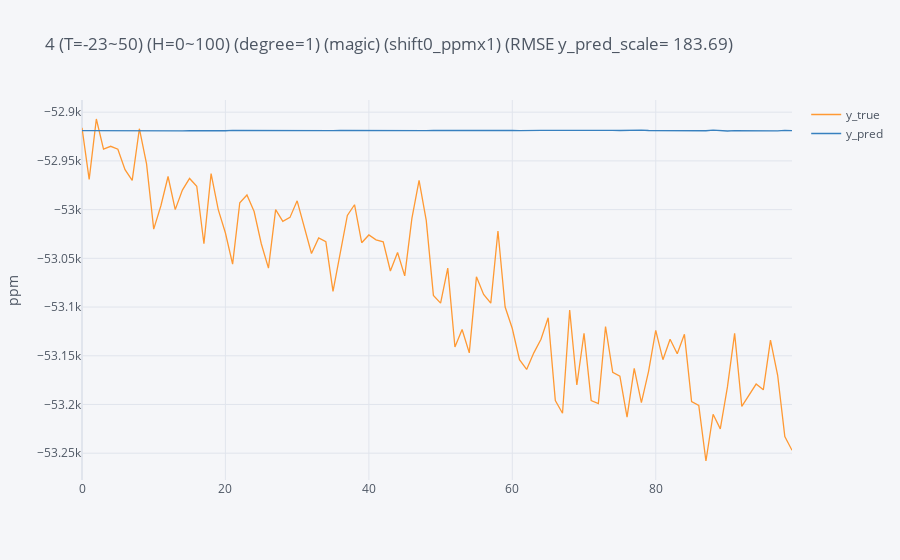
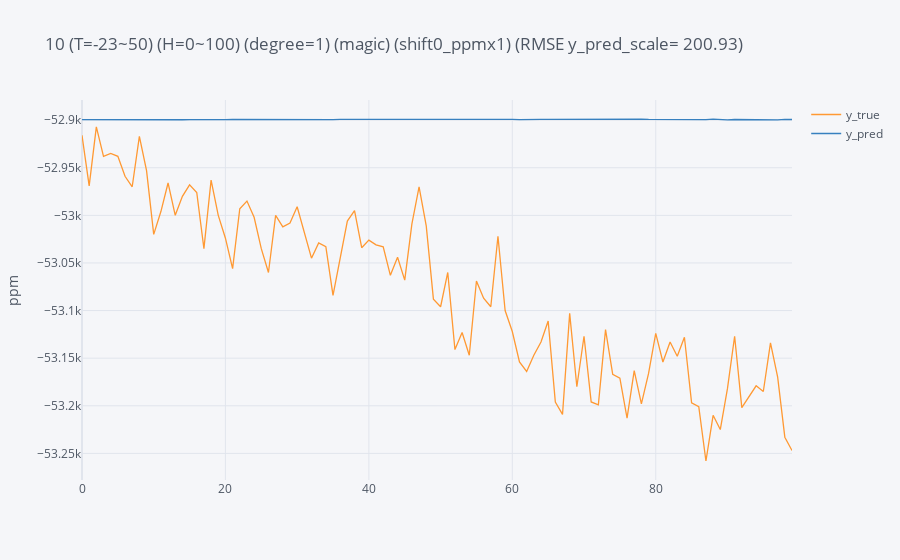
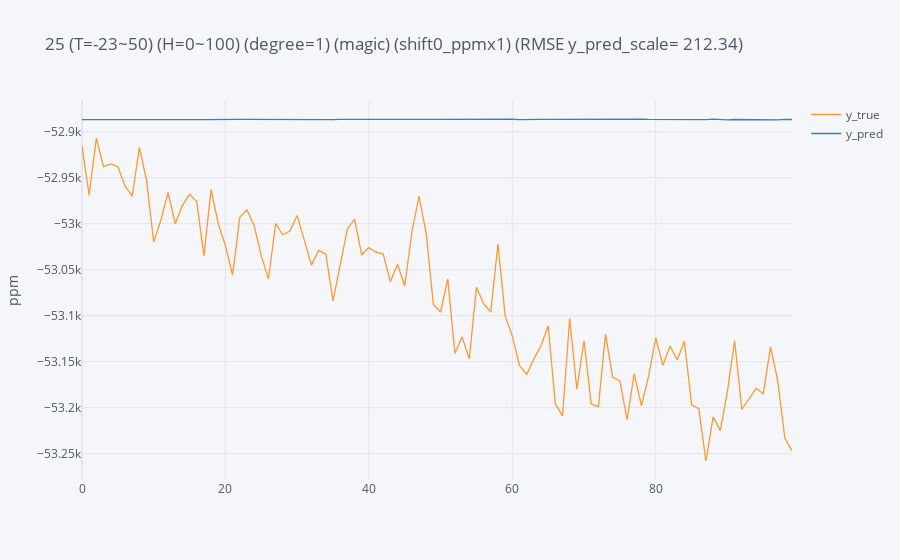
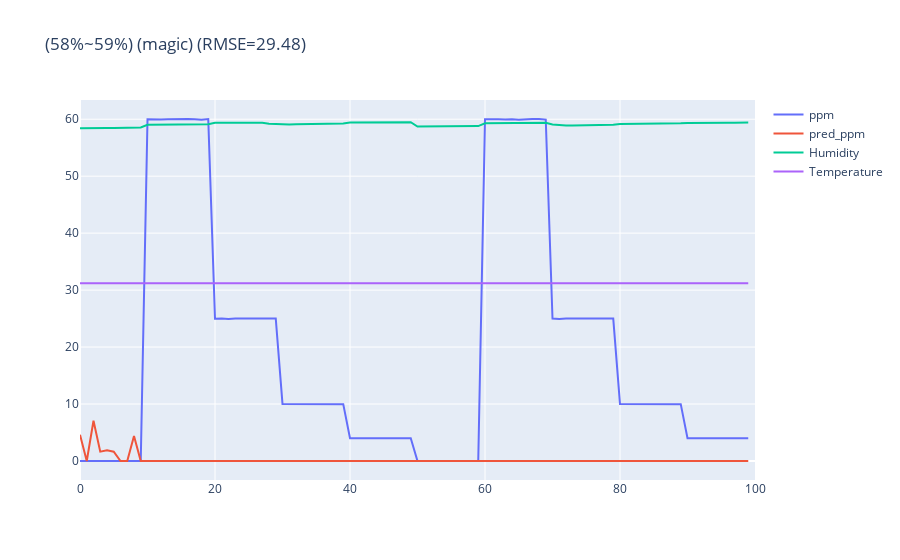

The cell these charts' notebook holds for them, in order:
### Code cell
# load training data
dk_0C = df_0C.copy().reset_index(drop=True)
dk_10C = df_10C.copy().reset_index(drop=True)
dk_20C = df_20C.copy().reset_index(drop=True)
dk_30C = df_30C.copy().reset_index(drop=True)
dk_40C = df_40C.copy().reset_index(drop=True)

# copy testing data
dk_test_30C_1 = df_test_30C_1.copy().reset_index(drop=True)
dk_test_30C_2 = df_test_30C_2.copy().reset_index(drop=True)
# dk_test_30C_3 = df_test_30C_3.copy().reset_index(drop=True)
# dk_test_30C_4 = df_test_30C_4.copy().reset_index(drop=True)
# dk_test_30C_5 = df_test_30C_5.copy().reset_index(drop=True)
# dk_test_30C_6 = df_test_30C_6.copy().reset_index(drop=True)
# dk_test_30C_7 = df_test_30C_7.copy().reset_index(drop=True)
# dk_test_30C_8 = df_test_30C_8.copy().reset_index(drop=True)
# dk_test_30C_9 = df_test_30C_9.copy().reset_index(drop=True)
# dk_test_30C_10 = df_test_30C_10.copy().reset_index(drop=True)
# dk_test_30C_11 = df_test_30C_11.copy().reset_index(drop=True)

#setting temperature range
'''dict = {temp. 1 : ([training data1, data2], [blind test data1, data2], white_card_std data)}'''

temp_data_dict = { 

    # 0~40C
    'temp. 1': ([dk_0C, dk_10C, dk_20C, dk_30C, dk_40C], [
                                                          dk_test_30C_1, 
                                                          dk_test_30C_2, 
#                                                           dk_test_30C_3, 
#                                                           dk_test_30C_4, 
#                                                           dk_test_30C_5,
#                                                           dk_test_30C_6,
#                                                           dk_test_30C_7,
#                                                           dk_test_30C_8,
#                                                           dk_test_30C_9,
#                                                           dk_test_30C_10,
#                                                           dk_test_30C_11,
                                                         ]),



                  } 
    
# implement temp. range loop
for temp_data, temp_blind_test in temp_data_dict.values():
    

    # plot each model 4D data
#             module_4D.plot_4D_multi_model(temp_data, temp_blind_test, channel_list, sensor_number)

    # concate training data        
    df_all = pd.concat(temp_data).reset_index(drop=True)
    df_test = pd.concat(temp_blind_test).reset_index(drop=True)   
    
    # 取0ppm資料
    dk_all_0ppm = df_all[df_all['ppm']<1].copy()

    # 取4ppm資料
    dk_all_4ppm = df_all[(df_all['ppm']>3)&(df_all['ppm']<5)].copy()
    
    # 取10ppm資料
    dk_all_10ppm = df_all[(df_all['ppm']>9)&(df_all['ppm']<11)].copy()

    # 取25ppm資料
    dk_all_25ppm = df_all[(df_all['ppm']>24)&(df_all['ppm']<26)].copy()
    
    # 取60ppm資料
    dk_all_60ppm = df_all[(df_all['ppm']>59)&(df_all['ppm']<61)].copy()

    
    dk_data_dict = {
#                     0:(dk_all_0ppm),
                    4:(dk_all_4ppm),
                    10:(dk_all_10ppm),
                    25:(dk_all_25ppm),
#                     60:(dk_all_60ppm)
               }
    

    #training model for 0ppm, 10ppm, 60ppm surface
    surf_coef_list = []                           # store ppm surface coefficient
    for ppm, ppm_data in dk_data_dict.items():

        dk_data = ppm_data
        y_train = dk_data[train_channel] + shift 
        x_train = dk_data[['Temperature', 'Humidity']]
        y_test = df_test[test_channel]
        x_test = df_test[['Temperature', 'Humidity']]

#             channels = train_channel

        #開始計算濃度平面 model by Ridge regression
#         step = humidity_step
        os.chdir(path)              
        loss_list = []
        loss_each_step_list = []
        sensor = model.model(folder_name=folder_name,
                             sensor_number=sensor_number,
                             channel=train_channel,
                             x_train=x_train, 
                             y_train=y_train, 
                             x_test=x_test, 
                             y_test=y_test, 
                             model_name=model_name, 
                             degree=degree,
                             step=humidity_step,
                             output_modify=output_modify,
                             shift=shift,            
                             multiple=multiple,
                             ppm=ppm,
                             humidity_feature=sensor_humidity_feature                             
                             )
        sensor.regression()
        intercept_and_coefficient = sensor.save_sensor_side_coef()
#         print(intercept_and_coefficient)
#         sensor.loss()
#         loss_each_step = sensor.loss_each_step()    
        sensor.plot()
#         sensor.save_plot()
#         sensor.coef()
        
        surf_coef_list.append(intercept_and_coefficient) 
   
    test_data = df_test[[test_channel, 'Temperature', 'Humidity', 'ppm']]
    ppm_list = []
    for index, row in test_data.iterrows():
        signal, temperature, humidity, _ = row
#         signal_0ppm = interpolation.calculate_ppm_surface_signal(surf_coef_list[0], x0=temperature, x1=humidity, degree=degree)
        signal_4ppm = interpolation.calculate_ppm_surface_signal(surf_coef_list[0], x0=temperature, x1=humidity, degree=degree)
        signal_10ppm = interpolation.calculate_ppm_surface_signal(surf_coef_list[1], x0=temperature, x1=humidity, degree=degree)
        signal_25ppm = interpolation.calculate_ppm_surface_signal(surf_coef_list[2], x0=temperature, x1=humidity, degree=degree)
#         signal_60ppm = interpolation.calculate_ppm_surface_signal(surf_coef_list[4], x0=temperature, x1=humidity, degree=degree)
        

#         print(signal_0ppm, signal_10ppm, signal_60ppm)
        
        signal_ppm_dict = {
#                              0:signal_0ppm,
                             4:signal_4ppm,
                            10:signal_10ppm,
                            25:signal_25ppm,
#                             60:signal_60ppm,
                           }

        if interpolation_model == 'linear':
            ppm = interpolation.linear_interpolation(signal_ppm_dict, signal, 4, 10, 25)
            
        elif interpolation_model == 'log':
            ppm = interpolation.log_interpolation(signal_ppm_dict, signal, 4, 10, 25)
            
        elif interpolation_model == 'hybrid':
            ppm = interpolation.hybrid_interpolation(signal_ppm_dict, signal, 4, 10, 25)
            
        ppm_list.append(ppm)

    # RMSE
    rmse_test = np.sqrt(mean_squared_error(ppm_list, test_data['ppm'])).round(2)

    # Interpolation prediction result    
    predict_test_data = test_data.copy()
    predict_test_data['pred_ppm'] = ppm_list
    temp = int(predict_test_data['Temperature'].mean())
    hum_min = int(predict_test_data['Humidity'].min())
    hum_max = int(predict_test_data['Humidity'].max())
    title = '({}%~{}%) ({}) (RMSE={})'.format(hum_min, hum_max, test_channel, rmse_test)
    
    # plot prediction result
#     predict_test_data.iplot(kind='scatter', y=['ppm', 'pred_ppm', 'Humidity', 'Temperature'], title=title)
    plot_data = []
    trace_ppm = go.Scatter(y=predict_test_data['ppm'], name='ppm')
    plot_data.append(trace_ppm)
    
    trace_pred_ppm = go.Scatter(y=predict_test_data['pred_ppm'], name='pred_ppm')
    plot_data.append(trace_pred_ppm)

    trace_RH = go.Scatter(y=predict_test_data['Humidity'], name='Humidity')
    plot_data.append(trace_RH)

    trace_temp = go.Scatter(y=predict_test_data['Temperature'], name='Temperature')
    plot_data.append(trace_temp)

    layout = go.Layout(xaxis=dict(range=[0, predict_test_data.shape[0]]), title=title)

    fig = go.Figure(data=plot_data, layout=layout)
    fig.show()
    
    # save figure
    savePath = os.path.join(os.getcwd(), folder_name)
    filename = '({}%~{}%)({})(shift {})(RMSE={})'.format(hum_min, hum_max, test_channel, shift ,rmse_test)
    fig.write_image(savePath + '/' + filename + '.jpeg', width=1280, height=720)

### Figure 1 — Plotly figure (JSON) as saved in the notebook; plotly's stock layout.template omitted (floating-point values rounded to 4 significant figures)
{"data": [{"line": {"color": "rgba(255, 153, 51, 1.0)", "dash": "solid", "shape": "linear", "width": 1.3}, "mode": "lines", "name": "y_true", "text": "", "type": "scatter", "x": [0, 1, 2, 3, 4, 5, 6, 7, 8, 9, 10, 11, 12, 13, 14, 15, 16, 17, 18, 19, 20, 21, 22, 23, 24, 25, 26, 27, 28, 29, 30, 31, 32, 33, 34, 35, 36, 37, 38, 39, 40, 41, 42, 43, 44, 45, 46, 47, 48, 49, 50, 51, 52, 53, 54, 55, 56, 57, 58, 59, 60, 61, 62, 63, 64, 65, 66, 67, 68, 69, 70, 71, 72, 73, 74, 75, 76, 77, 78, 79, 80, 81, 82, 83, 84, 85, 86, 87, 88, 89, 90, 91, 92, 93, 94, 95, 96, 97, 98, 99], "y": [-52916, -52969, -52907, -52938, -52935, -52938, -52959, -52970, -52917, -52953, -53020, -52996, -52966, -53000, -52980, -52968, -52976, -53035, -52963, -53000, -53024, -53056, -52993, -52985, -53002, -53035, -53060, -53000, -53012, -53008, -52991, -53019, -53045, -53029, -53033, -53084, -53045, -53006, -52995, -53034, -53026, -53031, -53033, -53063, -53044, -53068, -53009, -52970, -53011, -53088, -53096, -53060, -53141, -53123, -53147, -53069, -53087, -53096, -53022, -53100, -53122, -53154, -53164, -53147, -53133, -53111, -53196, -53209, -53103, -53180, -53127, -53196, -53199, -53120, -53167, -53171, -53213, -53163, -53198, -53166, -53124, -53154, -53133, -53148, -53128, -53197, -53201, -53258, -53210, -53225, -53182, -53127, -53202, -53190, -53179, -53185, -53134, -53170, -53233, -53247]}, {"line": {"color": "rgba(55, 128, 191, 1.0)", "dash": "solid", "shape": "linear", "width": 1.3}, "mode": "lines", "name": "y_pred", "text": "", "type": "scatter", "x": [0, 1, 2, 3, 4, 5, 6, 7, 8, 9, 10, 11, 12, 13, 14, 15, 16, 17, 18, 19, 20, 21, 22, 23, 24, 25, 26, 27, 28, 29, 30, 31, 32, 33, 34, 35, 36, 37, 38, 39, 40, 41, 42, 43, 44, 45, 46, 47, 48, 49, 50, 51, 52, 53, 54, 55, 56, 57, 58, 59, 60, 61, 62, 63, 64, 65, 66, 67, 68, 69, 70, 71, 72, 73, 74, 75, 76, 77, 78, 79, 80, 81, 82, 83, 84, 85, 86, 87, 88, 89, 90, 91, 92, 93, 94, 95, 96, 97, 98, 99], "y": [-52920.0, -52920.0, -52920.0, -52920.0, -52920.0, -52920.0, -52920.0, -52920.0, -52920.0, -52920.0, -52920.0, -52920.0, -52920.0, -52920.0, -52920.0, -52920.0, -52920.0, -52920.0, -52920.0, -52920.0, -52920.0, -52920.0, -52920.0, -52920.0, -52920.0, -52920.0, -52920.0, -52920.0, -52920.0, -52920.0, -52920.0, -52920.0, -52920.0, -52920.0, -52920.0, -52920.0, -52920.0, -52920.0, -52920.0, -52920.0, -52920.0, -52920.0, -52920.0, -52920.0, -52920.0, -52920.0, -52920.0, -52920.0, -52920.0, -52920.0, -52920.0, -52920.0, -52920.0, -52920.0, -52920.0, -52920.0, -52920.0, -52920.0, -52920.0, -52920.0, -52920.0, -52920.0, -52920.0, -52920.0, -52920.0, -52920.0, -52920.0, -52920.0, -52920.0, -52920.0, -52920.0, -52920.0, -52920.0, -52920.0, -52920.0, -52920.0, -52920.0, -52920.0, -52920.0, -52920.0, -52920.0, -52920.0, -52920.0, -52920.0, -52920.0, -52920.0, -52920.0, -52920.0, -52920.0, -52920.0, -52920.0, -52920.0, -52920.0, -52920.0, -52920.0, -52920.0, -52920.0, -52920.0, -52920.0, -52920.0]}], "layout": {"legend": {"bgcolor": "#F5F6F9", "font": {"color": "#4D5663"}}, "paper_bgcolor": "#F5F6F9", "plot_bgcolor": "#F5F6F9", "title": {"font": {"color": "#4D5663"}, "text": "4 (T=-23~50) (H=0~100) (degree=1) (magic) (shift0_ppmx1) (RMSE y_pred_scale= 183.69)"}, "xaxis": {"gridcolor": "#E1E5ED", "showgrid": true, "tickfont": {"color": "#4D5663"}, "title": {"font": {"color": "#4D5663"}, "text": ""}, "zerolinecolor": "#E1E5ED"}, "yaxis": {"gridcolor": "#E1E5ED", "showgrid": true, "tickfont": {"color": "#4D5663"}, "title": {"font": {"color": "#4D5663"}, "text": "ppm"}, "zerolinecolor": "#E1E5ED"}}}

### Figure 2 — Plotly figure (JSON) as saved in the notebook; plotly's stock layout.template omitted (floating-point values rounded to 4 significant figures)
{"data": [{"line": {"color": "rgba(255, 153, 51, 1.0)", "dash": "solid", "shape": "linear", "width": 1.3}, "mode": "lines", "name": "y_true", "text": "", "type": "scatter", "x": [0, 1, 2, 3, 4, 5, 6, 7, 8, 9, 10, 11, 12, 13, 14, 15, 16, 17, 18, 19, 20, 21, 22, 23, 24, 25, 26, 27, 28, 29, 30, 31, 32, 33, 34, 35, 36, 37, 38, 39, 40, 41, 42, 43, 44, 45, 46, 47, 48, 49, 50, 51, 52, 53, 54, 55, 56, 57, 58, 59, 60, 61, 62, 63, 64, 65, 66, 67, 68, 69, 70, 71, 72, 73, 74, 75, 76, 77, 78, 79, 80, 81, 82, 83, 84, 85, 86, 87, 88, 89, 90, 91, 92, 93, 94, 95, 96, 97, 98, 99], "y": [-52916, -52969, -52907, -52938, -52935, -52938, -52959, -52970, -52917, -52953, -53020, -52996, -52966, -53000, -52980, -52968, -52976, -53035, -52963, -53000, -53024, -53056, -52993, -52985, -53002, -53035, -53060, -53000, -53012, -53008, -52991, -53019, -53045, -53029, -53033, -53084, -53045, -53006, -52995, -53034, -53026, -53031, -53033, -53063, -53044, -53068, -53009, -52970, -53011, -53088, -53096, -53060, -53141, -53123, -53147, -53069, -53087, -53096, -53022, -53100, -53122, -53154, -53164, -53147, -53133, -53111, -53196, -53209, -53103, -53180, -53127, -53196, -53199, -53120, -53167, -53171, -53213, -53163, -53198, -53166, -53124, -53154, -53133, -53148, -53128, -53197, -53201, -53258, -53210, -53225, -53182, -53127, -53202, -53190, -53179, -53185, -53134, -53170, -53233, -53247]}, {"line": {"color": "rgba(55, 128, 191, 1.0)", "dash": "solid", "shape": "linear", "width": 1.3}, "mode": "lines", "name": "y_pred", "text": "", "type": "scatter", "x": [0, 1, 2, 3, 4, 5, 6, 7, 8, 9, 10, 11, 12, 13, 14, 15, 16, 17, 18, 19, 20, 21, 22, 23, 24, 25, 26, 27, 28, 29, 30, 31, 32, 33, 34, 35, 36, 37, 38, 39, 40, 41, 42, 43, 44, 45, 46, 47, 48, 49, 50, 51, 52, 53, 54, 55, 56, 57, 58, 59, 60, 61, 62, 63, 64, 65, 66, 67, 68, 69, 70, 71, 72, 73, 74, 75, 76, 77, 78, 79, 80, 81, 82, 83, 84, 85, 86, 87, 88, 89, 90, 91, 92, 93, 94, 95, 96, 97, 98, 99], "y": [-52900.0, -52900.0, -52900.0, -52900.0, -52900.0, -52900.0, -52900.0, -52900.0, -52900.0, -52900.0, -52900.0, -52900.0, -52900.0, -52900.0, -52900.0, -52900.0, -52900.0, -52900.0, -52900.0, -52900.0, -52900.0, -52900.0, -52900.0, -52900.0, -52900.0, -52900.0, -52900.0, -52900.0, -52900.0, -52900.0, -52900.0, -52900.0, -52900.0, -52900.0, -52900.0, -52900.0, -52900.0, -52900.0, -52900.0, -52900.0, -52900.0, -52900.0, -52900.0, -52900.0, -52900.0, -52900.0, -52900.0, -52900.0, -52900.0, -52900.0, -52900.0, -52900.0, -52900.0, -52900.0, -52900.0, -52900.0, -52900.0, -52900.0, -52900.0, -52900.0, -52900.0, -52900.0, -52900.0, -52900.0, -52900.0, -52900.0, -52900.0, -52900.0, -52900.0, -52900.0, -52900.0, -52900.0, -52900.0, -52900.0, -52900.0, -52900.0, -52900.0, -52900.0, -52900.0, -52900.0, -52900.0, -52900.0, -52900.0, -52900.0, -52900.0, -52900.0, -52900.0, -52900.0, -52900.0, -52900.0, -52900.0, -52900.0, -52900.0, -52900.0, -52900.0, -52900.0, -52900.0, -52900.0, -52900.0, -52900.0]}], "layout": {"legend": {"bgcolor": "#F5F6F9", "font": {"color": "#4D5663"}}, "paper_bgcolor": "#F5F6F9", "plot_bgcolor": "#F5F6F9", "title": {"font": {"color": "#4D5663"}, "text": "10 (T=-23~50) (H=0~100) (degree=1) (magic) (shift0_ppmx1) (RMSE y_pred_scale= 200.93)"}, "xaxis": {"gridcolor": "#E1E5ED", "showgrid": true, "tickfont": {"color": "#4D5663"}, "title": {"font": {"color": "#4D5663"}, "text": ""}, "zerolinecolor": "#E1E5ED"}, "yaxis": {"gridcolor": "#E1E5ED", "showgrid": true, "tickfont": {"color": "#4D5663"}, "title": {"font": {"color": "#4D5663"}, "text": "ppm"}, "zerolinecolor": "#E1E5ED"}}}

### Figure 3 — Plotly figure (JSON) as saved in the notebook; plotly's stock layout.template omitted (floating-point values rounded to 4 significant figures)
{"data": [{"line": {"color": "rgba(255, 153, 51, 1.0)", "dash": "solid", "shape": "linear", "width": 1.3}, "mode": "lines", "name": "y_true", "text": "", "type": "scatter", "x": [0, 1, 2, 3, 4, 5, 6, 7, 8, 9, 10, 11, 12, 13, 14, 15, 16, 17, 18, 19, 20, 21, 22, 23, 24, 25, 26, 27, 28, 29, 30, 31, 32, 33, 34, 35, 36, 37, 38, 39, 40, 41, 42, 43, 44, 45, 46, 47, 48, 49, 50, 51, 52, 53, 54, 55, 56, 57, 58, 59, 60, 61, 62, 63, 64, 65, 66, 67, 68, 69, 70, 71, 72, 73, 74, 75, 76, 77, 78, 79, 80, 81, 82, 83, 84, 85, 86, 87, 88, 89, 90, 91, 92, 93, 94, 95, 96, 97, 98, 99], "y": [-52916, -52969, -52907, -52938, -52935, -52938, -52959, -52970, -52917, -52953, -53020, -52996, -52966, -53000, -52980, -52968, -52976, -53035, -52963, -53000, -53024, -53056, -52993, -52985, -53002, -53035, -53060, -53000, -53012, -53008, -52991, -53019, -53045, -53029, -53033, -53084, -53045, -53006, -52995, -53034, -53026, -53031, -53033, -53063, -53044, -53068, -53009, -52970, -53011, -53088, -53096, -53060, -53141, -53123, -53147, -53069, -53087, -53096, -53022, -53100, -53122, -53154, -53164, -53147, -53133, -53111, -53196, -53209, -53103, -53180, -53127, -53196, -53199, -53120, -53167, -53171, -53213, -53163, -53198, -53166, -53124, -53154, -53133, -53148, -53128, -53197, -53201, -53258, -53210, -53225, -53182, -53127, -53202, -53190, -53179, -53185, -53134, -53170, -53233, -53247]}, {"line": {"color": "rgba(55, 128, 191, 1.0)", "dash": "solid", "shape": "linear", "width": 1.3}, "mode": "lines", "name": "y_pred", "text": "", "type": "scatter", "x": [0, 1, 2, 3, 4, 5, 6, 7, 8, 9, 10, 11, 12, 13, 14, 15, 16, 17, 18, 19, 20, 21, 22, 23, 24, 25, 26, 27, 28, 29, 30, 31, 32, 33, 34, 35, 36, 37, 38, 39, 40, 41, 42, 43, 44, 45, 46, 47, 48, 49, 50, 51, 52, 53, 54, 55, 56, 57, 58, 59, 60, 61, 62, 63, 64, 65, 66, 67, 68, 69, 70, 71, 72, 73, 74, 75, 76, 77, 78, 79, 80, 81, 82, 83, 84, 85, 86, 87, 88, 89, 90, 91, 92, 93, 94, 95, 96, 97, 98, 99], "y": [-52890.0, -52890.0, -52890.0, -52890.0, -52890.0, -52890.0, -52890.0, -52890.0, -52890.0, -52890.0, -52890.0, -52890.0, -52890.0, -52890.0, -52890.0, -52890.0, -52890.0, -52890.0, -52890.0, -52890.0, -52890.0, -52890.0, -52890.0, -52890.0, -52890.0, -52890.0, -52890.0, -52890.0, -52890.0, -52890.0, -52890.0, -52890.0, -52890.0, -52890.0, -52890.0, -52890.0, -52890.0, -52890.0, -52890.0, -52890.0, -52890.0, -52890.0, -52890.0, -52890.0, -52890.0, -52890.0, -52890.0, -52890.0, -52890.0, -52890.0, -52890.0, -52890.0, -52890.0, -52890.0, -52890.0, -52890.0, -52890.0, -52890.0, -52890.0, -52890.0, -52890.0, -52890.0, -52890.0, -52890.0, -52890.0, -52890.0, -52890.0, -52890.0, -52890.0, -52890.0, -52890.0, -52890.0, -52890.0, -52890.0, -52890.0, -52890.0, -52890.0, -52890.0, -52890.0, -52890.0, -52890.0, -52890.0, -52890.0, -52890.0, -52890.0, -52890.0, -52890.0, -52890.0, -52890.0, -52890.0, -52890.0, -52890.0, -52890.0, -52890.0, -52890.0, -52890.0, -52890.0, -52890.0, -52890.0, -52890.0]}], "layout": {"legend": {"bgcolor": "#F5F6F9", "font": {"color": "#4D5663"}}, "paper_bgcolor": "#F5F6F9", "plot_bgcolor": "#F5F6F9", "title": {"font": {"color": "#4D5663"}, "text": "25 (T=-23~50) (H=0~100) (degree=1) (magic) (shift0_ppmx1) (RMSE y_pred_scale= 212.34)"}, "xaxis": {"gridcolor": "#E1E5ED", "showgrid": true, "tickfont": {"color": "#4D5663"}, "title": {"font": {"color": "#4D5663"}, "text": ""}, "zerolinecolor": "#E1E5ED"}, "yaxis": {"gridcolor": "#E1E5ED", "showgrid": true, "tickfont": {"color": "#4D5663"}, "title": {"font": {"color": "#4D5663"}, "text": "ppm"}, "zerolinecolor": "#E1E5ED"}}}

### Figure 4 — Plotly figure (JSON) as saved in the notebook; plotly's stock layout.template omitted (floating-point values rounded to 4 significant figures)
{"data": [{"name": "ppm", "type": "scatter", "y": [0, 0, 0, 0, 0, 0, 0, 0, 0, 0, 59.99, 59.92, 59.94, 59.99, 60.02, 59.95, 60.02, 60, 59.92, 60.04, 24.99, 25.02, 24.94, 25.02, 25.01, 24.96, 25.01, 25.02, 24.96, 25.04, 10.03, 10.01, 10, 10.01, 9.963, 10.01, 9.988, 10, 10.03, 9.975, 4.013, 4.013, 4.013, 4.013, 4.013, 4.013, 4.013, 4.013, 4, 4.013, 0, 0, 0, 0, 0, 0, 0, 0, 0, 0, 59.99, 60.04, 59.99, 59.96, 60.01, 59.91, 60.02, 60.02, 60.04, 59.94, 25, 24.94, 25.02, 25, 25, 25, 24.99, 25.01, 25.02, 25, 10, 10, 10.01, 10, 10.01, 10.03, 10, 10.01, 9.975, 9.975, 4, 4, 4.013, 4.013, 4.013, 4, 4.013, 4, 4.013, 4.013]}, {"name": "pred_ppm", "type": "scatter", "y": [4.603, 0, 7.065, 1.643, 1.886, 1.633, 0, 0, 4.392, 0, 0, 0, 0, 0, 0, 0, 0, 0, 0, 0, 0, 0, 0, 0, 0, 0, 0, 0, 0, 0, 0, 0, 0, 0, 0, 0, 0, 0, 0, 0, 0, 0, 0, 0, 0, 0, 0, 0, 0, 0, 0, 0, 0, 0, 0, 0, 0, 0, 0, 0, 0, 0, 0, 0, 0, 0, 0, 0, 0, 0, 0, 0, 0, 0, 0, 0, 0, 0, 0, 0, 0, 0, 0, 0, 0, 0, 0, 0, 0, 0, 0, 0, 0, 0, 0, 0, 0, 0, 0, 0]}, {"name": "Humidity", "type": "scatter", "y": [58.4, 58.38, 58.39, 58.44, 58.45, 58.48, 58.47, 58.49, 58.53, 58.56, 59.03, 59.03, 59.02, 59.06, 59.1, 59.11, 59.08, 59.14, 59.11, 59.12, 59.38, 59.37, 59.34, 59.36, 59.38, 59.38, 59.39, 59.37, 59.22, 59.13, 59.06, 59.09, 59.1, 59.12, 59.16, 59.14, 59.2, 59.2, 59.23, 59.24, 59.42, 59.43, 59.42, 59.43, 59.45, 59.45, 59.46, 59.47, 59.48, 59.48, 58.7, 58.73, 58.74, 58.75, 58.74, 58.79, 58.81, 58.82, 58.81, 58.79, 59.28, 59.28, 59.29, 59.31, 59.31, 59.31, 59.31, 59.34, 59.35, 59.37, 59.06, 58.95, 58.88, 58.91, 58.91, 58.91, 58.92, 58.95, 58.99, 59.02, 59.14, 59.14, 59.14, 59.18, 59.22, 59.25, 59.23, 59.25, 59.24, 59.27, 59.35, 59.38, 59.34, 59.38, 59.4, 59.36, 59.38, 59.4, 59.43, 59.43]}, {"name": "Temperature", "type": "scatter", "y": [31.22, 31.22, 31.22, 31.22, 31.22, 31.21, 31.22, 31.22, 31.22, 31.22, 31.23, 31.22, 31.23, 31.23, 31.22, 31.22, 31.22, 31.22, 31.22, 31.23, 31.22, 31.21, 31.21, 31.21, 31.21, 31.22, 31.21, 31.22, 31.22, 31.21, 31.2, 31.22, 31.22, 31.21, 31.21, 31.22, 31.21, 31.21, 31.21, 31.21, 31.21, 31.21, 31.21, 31.22, 31.21, 31.21, 31.21, 31.21, 31.22, 31.21, 31.21, 31.2, 31.21, 31.2, 31.2, 31.19, 31.19, 31.2, 31.19, 31.2, 31.2, 31.21, 31.2, 31.19, 31.21, 31.2, 31.2, 31.2, 31.2, 31.2, 31.19, 31.2, 31.2, 31.2, 31.2, 31.21, 31.2, 31.2, 31.2, 31.21, 31.21, 31.21, 31.23, 31.22, 31.2, 31.21, 31.22, 31.22, 31.2, 31.22, 31.23, 31.21, 31.22, 31.22, 31.22, 31.22, 31.23, 31.23, 31.2, 31.21]}], "layout": {"title": {"text": "(58%~59%) (magic) (RMSE=29.48)"}, "xaxis": {"range": [0, 100]}}}
